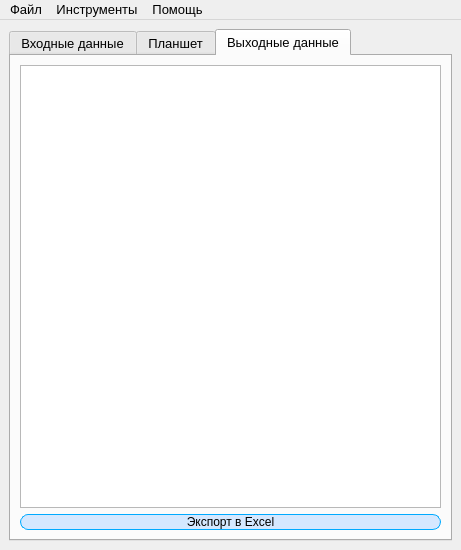
<?xml version="1.0" encoding="UTF-8"?>
<ui version="4.0">
 <class>mainWindow</class>
 <widget class="QMainWindow" name="mainWindow">
  <property name="geometry">
   <rect>
    <x>0</x>
    <y>0</y>
    <width>461</width>
    <height>550</height>
   </rect>
  </property>
  <property name="minimumSize">
   <size>
    <width>461</width>
    <height>424</height>
   </size>
  </property>
  <property name="windowTitle">
   <string>LasMaster</string>
  </property>
  <property name="windowIcon">
   <iconset resource="../IMAGE/icon.qrc">
    <normaloff>:/programlogo.png</normaloff>:/programlogo.png</iconset>
  </property>
  <widget class="QWidget" name="centralwidget">
   <property name="minimumSize">
    <size>
     <width>300</width>
     <height>300</height>
    </size>
   </property>
   <layout class="QGridLayout" name="gridLayout">
    <item row="0" column="0">
     <widget class="QTabWidget" name="tabWidget">
      <property name="sizePolicy">
       <sizepolicy hsizetype="Expanding" vsizetype="Expanding">
        <horstretch>0</horstretch>
        <verstretch>0</verstretch>
       </sizepolicy>
      </property>
      <property name="minimumSize">
       <size>
        <width>0</width>
        <height>0</height>
       </size>
      </property>
      <property name="font">
       <font>
        <family>Segoe UI</family>
        <pointsize>10</pointsize>
        <italic>false</italic>
        <bold>false</bold>
        <underline>false</underline>
        <strikeout>false</strikeout>
       </font>
      </property>
      <property name="layoutDirection">
       <enum>Qt::LayoutDirection::LeftToRight</enum>
      </property>
      <property name="styleSheet">
       <string notr="true"/>
      </property>
      <property name="tabPosition">
       <enum>QTabWidget::TabPosition::North</enum>
      </property>
      <property name="tabShape">
       <enum>QTabWidget::TabShape::Rounded</enum>
      </property>
      <property name="currentIndex">
       <number>2</number>
      </property>
      <property name="elideMode">
       <enum>Qt::TextElideMode::ElideRight</enum>
      </property>
      <property name="usesScrollButtons">
       <bool>true</bool>
      </property>
      <property name="documentMode">
       <bool>false</bool>
      </property>
      <property name="tabsClosable">
       <bool>false</bool>
      </property>
      <property name="movable">
       <bool>true</bool>
      </property>
      <property name="tabBarAutoHide">
       <bool>false</bool>
      </property>
      <widget class="QWidget" name="tab">
       <attribute name="title">
        <string>Входные данные</string>
       </attribute>
       <layout class="QVBoxLayout" name="verticalLayout">
        <item>
         <layout class="QGridLayout" name="gridLayout_2">
          <item row="3" column="0">
           <layout class="QHBoxLayout" name="horizontalLayout_2">
            <item alignment="Qt::AlignmentFlag::AlignLeft|Qt::AlignmentFlag::AlignTop">
             <widget class="QComboBox" name="qb_method">
              <property name="sizePolicy">
               <sizepolicy hsizetype="Fixed" vsizetype="Fixed">
                <horstretch>0</horstretch>
                <verstretch>0</verstretch>
               </sizepolicy>
              </property>
              <property name="minimumSize">
               <size>
                <width>208</width>
                <height>30</height>
               </size>
              </property>
              <property name="maximumSize">
               <size>
                <width>248</width>
                <height>30</height>
               </size>
              </property>
              <property name="styleSheet">
               <string notr="true">QComboBox {
    border-radius: 3px;
	background-color:rgb(213, 232, 255)
}

QComboBox:editable {
    background: rgb(85, 170, 255);
}

/* QComboBox gets the &quot;on&quot; state when the popup is open */
QComboBox:!editable:on, QComboBox::drop-down:editable:on {
    background: rgb(170, 170, 255);
}

QComboBox:on { /* shift the text when the popup opens */
    padding-top: 3px;
    padding-left: 4px;
}


QComboBox::drop-down {
    subcontrol-origin: padding;
    subcontrol-position: top right;
    width: 15px;

    border-left-width: 1px;
    border-left-color: darkgray;
    border-left-style: solid; /* just a single line */
    border-top-right-radius: 3px; /* same radius as the QComboBox */
    border-bottom-right-radius: 3px;
}





QComboBox QAbstractItemView {
    border: 2px solid darkgray;
    selection-background-color: rgb(78, 119, 255);
}</string>
              </property>
              <property name="currentText">
               <string/>
              </property>
              <property name="currentIndex">
               <number>-1</number>
              </property>
              <property name="placeholderText">
               <string>Выбор метода интерпретации</string>
              </property>
              <property name="duplicatesEnabled">
               <bool>false</bool>
              </property>
              <property name="modelColumn">
               <number>0</number>
              </property>
              <item>
               <property name="text">
                <string>Авто Итерператиция по ГК и ЯМК</string>
               </property>
              </item>
             </widget>
            </item>
            <item alignment="Qt::AlignmentFlag::AlignLeft">
             <widget class="QPushButton" name="pb_setting_meth">
              <property name="sizePolicy">
               <sizepolicy hsizetype="Fixed" vsizetype="Fixed">
                <horstretch>0</horstretch>
                <verstretch>0</verstretch>
               </sizepolicy>
              </property>
              <property name="minimumSize">
               <size>
                <width>200</width>
                <height>30</height>
               </size>
              </property>
              <property name="maximumSize">
               <size>
                <width>200</width>
                <height>30</height>
               </size>
              </property>
              <property name="styleSheet">
               <string notr="true">QPushButton {
  border-radius: 8px;
  outline: 0px;
  background-color:rgb(213, 232, 255);
  border: 1px solid rgb(0, 170, 255)
}

QPushButton:pressed {
  background-color: rgb(240, 240, 240);
  border: 2px solid rgb(0, 85, 255);
 }
QPushButton:hover {
  background-color:rgba(213, 232, 255, 150);
 }</string>
              </property>
              <property name="text">
               <string>Настроить параметры метода</string>
              </property>
             </widget>
            </item>
           </layout>
          </item>
          <item row="0" column="0">
           <layout class="QHBoxLayout" name="horizontalLayout">
            <property name="sizeConstraint">
             <enum>QLayout::SizeConstraint::SetMaximumSize</enum>
            </property>
            <item alignment="Qt::AlignmentFlag::AlignLeft">
             <widget class="QPushButton" name="pb_import_las">
              <property name="minimumSize">
               <size>
                <width>123</width>
                <height>30</height>
               </size>
              </property>
              <property name="maximumSize">
               <size>
                <width>145</width>
                <height>30</height>
               </size>
              </property>
              <property name="styleSheet">
               <string notr="true">QPushButton {
  border-radius: 8px;
  outline: 0px;
  background-color:rgb(213, 232, 255);
  border: 1px solid rgb(0, 170, 255)
}

QPushButton:pressed {
  background-color: rgb(240, 240, 240);
  border: 2px solid rgb(0, 85, 255);
 }
QPushButton:hover {
  background-color:rgba(213, 232, 255, 150);
 }</string>
              </property>
              <property name="text">
               <string>Импорт LAS</string>
              </property>
             </widget>
            </item>
            <item alignment="Qt::AlignmentFlag::AlignLeft|Qt::AlignmentFlag::AlignTop">
             <widget class="QComboBox" name="qb_curves">
              <property name="minimumSize">
               <size>
                <width>150</width>
                <height>30</height>
               </size>
              </property>
              <property name="maximumSize">
               <size>
                <width>150</width>
                <height>30</height>
               </size>
              </property>
              <property name="styleSheet">
               <string notr="true">QComboBox {
    border-radius: 3px;
	background-color:rgb(213, 232, 255)
}

QComboBox:editable {
    background: rgb(85, 170, 255);
}

/* QComboBox gets the &quot;on&quot; state when the popup is open */
QComboBox:!editable:on, QComboBox::drop-down:editable:on {
    background: rgb(170, 170, 255);
}

QComboBox:on { /* shift the text when the popup opens */
    padding-top: 3px;
    padding-left: 4px;
}


QComboBox::drop-down {
    subcontrol-origin: padding;
    subcontrol-position: top right;
    width: 15px;

    border-left-width: 1px;
    border-left-color: darkgray;
    border-left-style: solid; /* just a single line */
    border-top-right-radius: 3px; /* same radius as the QComboBox */
    border-bottom-right-radius: 3px;
}





QComboBox QAbstractItemView {
    border: 2px solid darkgray;
    selection-background-color: rgb(78, 119, 255);
}</string>
              </property>
              <property name="placeholderText">
               <string>Выбор кривой</string>
              </property>
              <property name="frame">
               <bool>false</bool>
              </property>
              <property name="modelColumn">
               <number>0</number>
              </property>
             </widget>
            </item>
            <item alignment="Qt::AlignmentFlag::AlignLeft">
             <widget class="QPushButton" name="pb_add_curve">
              <property name="minimumSize">
               <size>
                <width>122</width>
                <height>30</height>
               </size>
              </property>
              <property name="maximumSize">
               <size>
                <width>145</width>
                <height>30</height>
               </size>
              </property>
              <property name="sizeIncrement">
               <size>
                <width>0</width>
                <height>0</height>
               </size>
              </property>
              <property name="styleSheet">
               <string notr="true">QPushButton {
  border-radius: 8px;
  outline: 0px;
  background-color:rgb(213, 232, 255);
  border: 1px solid rgb(0, 170, 255)
}

QPushButton:pressed {
  background-color: rgb(240, 240, 240);
  border: 2px solid rgb(0, 85, 255);
 }
QPushButton:hover {
  background-color:rgba(213, 232, 255, 150);
 }</string>
              </property>
              <property name="text">
               <string>Добавить кривую</string>
              </property>
             </widget>
            </item>
           </layout>
          </item>
          <item row="0" column="1">
           <spacer name="horizontalSpacer">
            <property name="orientation">
             <enum>Qt::Orientation::Horizontal</enum>
            </property>
            <property name="sizeHint" stdset="0">
             <size>
              <width>40</width>
              <height>20</height>
             </size>
            </property>
           </spacer>
          </item>
         </layout>
        </item>
        <item>
         <widget class="QTreeWidget" name="tw_curves">
          <property name="animated">
           <bool>false</bool>
          </property>
          <property name="columnCount">
           <number>2</number>
          </property>
          <attribute name="headerCascadingSectionResizes">
           <bool>false</bool>
          </attribute>
          <attribute name="headerMinimumSectionSize">
           <number>40</number>
          </attribute>
          <attribute name="headerHighlightSections">
           <bool>false</bool>
          </attribute>
          <attribute name="headerShowSortIndicator" stdset="0">
           <bool>false</bool>
          </attribute>
          <column>
           <property name="text">
            <string>Кривая</string>
           </property>
          </column>
          <column>
           <property name="text">
            <string>Расположение файла</string>
           </property>
          </column>
         </widget>
        </item>
        <item alignment="Qt::AlignmentFlag::AlignHCenter">
         <widget class="QPushButton" name="pb_delete">
          <property name="minimumSize">
           <size>
            <width>100</width>
            <height>30</height>
           </size>
          </property>
          <property name="styleSheet">
           <string notr="true">QPushButton {
  border-radius: 8px;
  outline: 0px;
  background-color:rgb(213, 232, 255);
  border: 1px solid rgb(0, 170, 255)
}

QPushButton:pressed {
  background-color: rgb(240, 240, 240);
  border: 2px solid rgb(0, 85, 255);
 }
QPushButton:hover {
  background-color:rgba(213, 232, 255, 150);
 }</string>
          </property>
          <property name="text">
           <string>Очистить кривые</string>
          </property>
         </widget>
        </item>
        <item>
         <spacer name="verticalSpacer">
          <property name="orientation">
           <enum>Qt::Orientation::Vertical</enum>
          </property>
          <property name="sizeHint" stdset="0">
           <size>
            <width>20</width>
            <height>40</height>
           </size>
          </property>
         </spacer>
        </item>
        <item alignment="Qt::AlignmentFlag::AlignRight">
         <widget class="QPushButton" name="pb_build">
          <property name="minimumSize">
           <size>
            <width>100</width>
            <height>30</height>
           </size>
          </property>
          <property name="maximumSize">
           <size>
            <width>150</width>
            <height>30</height>
           </size>
          </property>
          <property name="layoutDirection">
           <enum>Qt::LayoutDirection::LeftToRight</enum>
          </property>
          <property name="styleSheet">
           <string notr="true">QPushButton {
  border-radius: 8px;
  outline: 0px;
  background-color:rgb(213, 232, 255);
  border: 1px solid rgb(0, 170, 255)
}

QPushButton:pressed {
  background-color: rgb(240, 240, 240);
  border: 2px solid rgb(0, 85, 255);
 }
QPushButton:hover {
  background-color:rgba(213, 232, 255, 150);
 }</string>
          </property>
          <property name="text">
           <string>Построить </string>
          </property>
         </widget>
        </item>
       </layout>
      </widget>
      <widget class="QWidget" name="interpretator">
       <property name="styleSheet">
        <string notr="true"/>
       </property>
       <attribute name="title">
        <string>Планшет</string>
       </attribute>
       <layout class="QVBoxLayout" name="verticalLayout_2" stretch="0">
        <property name="spacing">
         <number>0</number>
        </property>
        <property name="sizeConstraint">
         <enum>QLayout::SizeConstraint::SetMinAndMaxSize</enum>
        </property>
        <property name="leftMargin">
         <number>0</number>
        </property>
        <property name="topMargin">
         <number>0</number>
        </property>
        <property name="rightMargin">
         <number>0</number>
        </property>
        <property name="bottomMargin">
         <number>0</number>
        </property>
        <item>
         <widget class="QWidget" name="qw_interpret" native="true"/>
        </item>
       </layout>
      </widget>
      <widget class="QWidget" name="out_info">
       <attribute name="title">
        <string>Выходные данные</string>
       </attribute>
       <layout class="QGridLayout" name="gridLayout_3">
        <item row="1" column="0">
         <widget class="QPushButton" name="pb_excel">
          <property name="styleSheet">
           <string notr="true">QPushButton {
  border-radius: 8px;
  outline: 0px;
  background-color:rgb(213, 232, 255);
  border: 1px solid rgb(0, 170, 255)
}

QPushButton:pressed {
  background-color: rgb(240, 240, 240);
  border: 2px solid rgb(0, 85, 255);
 }
QPushButton:hover {
  background-color:rgba(213, 232, 255, 150);
 }</string>
          </property>
          <property name="text">
           <string>Экспорт в Excel</string>
          </property>
         </widget>
        </item>
        <item row="0" column="0">
         <widget class="QTableView" name="qv_table_status"/>
        </item>
       </layout>
      </widget>
     </widget>
    </item>
   </layout>
  </widget>
  <widget class="QMenuBar" name="menuBar">
   <property name="geometry">
    <rect>
     <x>0</x>
     <y>0</y>
     <width>461</width>
     <height>23</height>
    </rect>
   </property>
   <property name="font">
    <font>
     <pointsize>10</pointsize>
    </font>
   </property>
   <widget class="QMenu" name="help">
    <property name="title">
     <string>Помощь</string>
    </property>
    <addaction name="version_p"/>
    <addaction name="guide"/>
   </widget>
   <widget class="QMenu" name="file">
    <property name="title">
     <string>Файл</string>
    </property>
    <addaction name="open_p"/>
    <addaction name="create_p"/>
    <addaction name="separator"/>
    <addaction name="save_p"/>
    <addaction name="save_as_p"/>
    <addaction name="close_p"/>
    <addaction name="separator"/>
    <addaction name="import_p"/>
    <addaction name="export_p"/>
   </widget>
   <widget class="QMenu" name="tools">
    <property name="title">
     <string>Инструменты</string>
    </property>
    <widget class="QMenu" name="scale_2">
     <property name="title">
      <string>Масштаб</string>
     </property>
     <property name="icon">
      <iconset resource="../IMAGE/icon.qrc">
       <normaloff>:/scale.png</normaloff>:/scale.png</iconset>
     </property>
     <addaction name="horizont"/>
     <addaction name="vertical"/>
    </widget>
    <addaction name="scale_2"/>
   </widget>
   <addaction name="file"/>
   <addaction name="tools"/>
   <addaction name="help"/>
  </widget>
  <action name="open_p">
   <property name="checkable">
    <bool>false</bool>
   </property>
   <property name="icon">
    <iconset resource="../IMAGE/icon.qrc">
     <normaloff>:/Open.png</normaloff>:/Open.png</iconset>
   </property>
   <property name="text">
    <string>Открыть проект</string>
   </property>
   <property name="font">
    <font>
     <family>Segoe UI</family>
     <pointsize>10</pointsize>
    </font>
   </property>
   <property name="shortcut">
    <string>Ctrl+N</string>
   </property>
  </action>
  <action name="save_p">
   <property name="icon">
    <iconset resource="../IMAGE/icon.qrc">
     <normaloff>:/Save.png</normaloff>:/Save.png</iconset>
   </property>
   <property name="text">
    <string>Сохранить проект</string>
   </property>
   <property name="font">
    <font>
     <family>Segoe UI</family>
     <pointsize>10</pointsize>
    </font>
   </property>
   <property name="shortcut">
    <string>Ctrl+S</string>
   </property>
  </action>
  <action name="close_p">
   <property name="icon">
    <iconset resource="../IMAGE/icon.qrc">
     <normaloff>:/close.png</normaloff>:/close.png</iconset>
   </property>
   <property name="text">
    <string>Закрыть программу</string>
   </property>
   <property name="font">
    <font>
     <family>Segoe UI</family>
     <pointsize>10</pointsize>
    </font>
   </property>
   <property name="shortcut">
    <string>Ctrl+X</string>
   </property>
  </action>
  <action name="import_p">
   <property name="icon">
    <iconset resource="../IMAGE/icon.qrc">
     <normaloff>:/import.png</normaloff>:/import.png</iconset>
   </property>
   <property name="text">
    <string>Импорт файла</string>
   </property>
   <property name="font">
    <font>
     <family>Segoe UI</family>
     <pointsize>10</pointsize>
    </font>
   </property>
   <property name="shortcut">
    <string>Ctrl+I</string>
   </property>
  </action>
  <action name="export_p">
   <property name="icon">
    <iconset resource="../IMAGE/icon.qrc">
     <normaloff>:/export.png</normaloff>:/export.png</iconset>
   </property>
   <property name="text">
    <string>Экспорт файла</string>
   </property>
   <property name="font">
    <font>
     <family>Segoe UI</family>
     <pointsize>10</pointsize>
    </font>
   </property>
   <property name="shortcut">
    <string>Ctrl+E</string>
   </property>
  </action>
  <action name="save_as_p">
   <property name="icon">
    <iconset resource="../IMAGE/icon.qrc">
     <normaloff>:/save_as.png</normaloff>:/save_as.png</iconset>
   </property>
   <property name="text">
    <string>Сохранить как</string>
   </property>
   <property name="font">
    <font>
     <family>Segoe UI</family>
     <pointsize>10</pointsize>
    </font>
   </property>
   <property name="shortcut">
    <string>Ctrl+Shift+A</string>
   </property>
  </action>
  <action name="create_p">
   <property name="icon">
    <iconset resource="../IMAGE/icon.qrc">
     <normaloff>:/Create.png</normaloff>:/Create.png</iconset>
   </property>
   <property name="text">
    <string>Создать проект</string>
   </property>
   <property name="font">
    <font>
     <family>Segoe UI</family>
     <pointsize>10</pointsize>
    </font>
   </property>
   <property name="shortcut">
    <string>Ctrl+P</string>
   </property>
  </action>
  <action name="version_p">
   <property name="checkable">
    <bool>false</bool>
   </property>
   <property name="checked">
    <bool>false</bool>
   </property>
   <property name="icon">
    <iconset resource="../IMAGE/icon.qrc">
     <normaloff>:/version.png</normaloff>:/version.png</iconset>
   </property>
   <property name="text">
    <string>Версия ПО</string>
   </property>
   <property name="font">
    <font>
     <family>Segoe UI</family>
     <pointsize>10</pointsize>
     <bold>false</bold>
    </font>
   </property>
   <property name="visible">
    <bool>true</bool>
   </property>
   <property name="menuRole">
    <enum>QAction::MenuRole::TextHeuristicRole</enum>
   </property>
  </action>
  <action name="guide">
   <property name="icon">
    <iconset resource="../IMAGE/icon.qrc">
     <normaloff>:/Guide.png</normaloff>:/Guide.png</iconset>
   </property>
   <property name="text">
    <string>Инструкция</string>
   </property>
   <property name="font">
    <font>
     <family>Segoe UI</family>
     <pointsize>10</pointsize>
     <bold>false</bold>
    </font>
   </property>
  </action>
  <action name="horizont">
   <property name="icon">
    <iconset resource="../IMAGE/icon.qrc">
     <normaloff>:/X.png</normaloff>:/X.png</iconset>
   </property>
   <property name="text">
    <string>Масштаб горизонтальный</string>
   </property>
  </action>
  <action name="vertical">
   <property name="icon">
    <iconset resource="../IMAGE/icon.qrc">
     <normaloff>:/Y.png</normaloff>:/Y.png</iconset>
   </property>
   <property name="text">
    <string>Масштаб вертикальный</string>
   </property>
  </action>
 </widget>
 <resources>
  <include location="../IMAGE/icon.qrc"/>
 </resources>
 <connections>
  <connection>
   <sender>pb_import_las</sender>
   <signal>clicked()</signal>
   <receiver>import_p</receiver>
   <slot>trigger()</slot>
   <hints>
    <hint type="sourcelabel">
     <x>83</x>
     <y>83</y>
    </hint>
    <hint type="destinationlabel">
     <x>-1</x>
     <y>-1</y>
    </hint>
   </hints>
  </connection>
  <connection>
   <sender>pb_delete</sender>
   <signal>clicked()</signal>
   <receiver>tw_curves</receiver>
   <slot>clear()</slot>
   <hints>
    <hint type="sourcelabel">
     <x>308</x>
     <y>347</y>
    </hint>
    <hint type="destinationlabel">
     <x>421</x>
     <y>311</y>
    </hint>
   </hints>
  </connection>
 </connections>
</ui>
